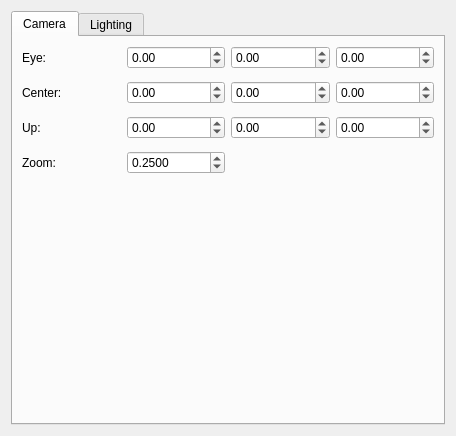
<ui version="4.0" >
 <class>DialogSceneEditor</class>
 <widget class="QWidget" name="DialogSceneEditor" >
  <property name="geometry" >
   <rect>
    <x>0</x>
    <y>0</y>
    <width>456</width>
    <height>410</height>
   </rect>
  </property>
  <property name="maximumSize" >
   <size>
    <width>456</width>
    <height>410</height>
   </size>
  </property>
  <property name="windowTitle" >
   <string>Scene Editor</string>
  </property>
  <layout class="QGridLayout" >
   <item row="0" column="0" >
    <widget class="QTabWidget" name="tabWidget" >
     <property name="currentIndex" >
      <number>0</number>
     </property>
     <widget class="QWidget" name="tabCamera" >
      <attribute name="title" >
       <string>Camera</string>
      </attribute>
      <layout class="QGridLayout" >
       <item row="0" column="0" >
        <layout class="QGridLayout" >
         <property name="verticalSpacing" >
          <number>12</number>
         </property>
         <item row="0" column="0" >
          <widget class="QLabel" name="label_3" >
           <property name="text" >
            <string>Eye:</string>
           </property>
          </widget>
         </item>
         <item row="0" column="1" >
          <widget class="QDoubleSpinBox" name="doubleSpinBoxEyeX" >
           <property name="minimum" >
            <double>-9999999999.989999771118164</double>
           </property>
           <property name="maximum" >
            <double>9999999999.989999771118164</double>
           </property>
           <property name="value" >
            <double>0.000000000000000</double>
           </property>
          </widget>
         </item>
         <item row="0" column="2" >
          <widget class="QDoubleSpinBox" name="doubleSpinBoxEyeY" >
           <property name="minimum" >
            <double>-9999999999.989999771118164</double>
           </property>
           <property name="maximum" >
            <double>9999999999.989999771118164</double>
           </property>
           <property name="value" >
            <double>0.000000000000000</double>
           </property>
          </widget>
         </item>
         <item row="0" column="3" >
          <widget class="QDoubleSpinBox" name="doubleSpinBoxEyeZ" >
           <property name="minimum" >
            <double>-9999999999.989999771118164</double>
           </property>
           <property name="maximum" >
            <double>9999999999.989999771118164</double>
           </property>
           <property name="value" >
            <double>0.000000000000000</double>
           </property>
          </widget>
         </item>
         <item row="1" column="0" >
          <widget class="QLabel" name="label_4" >
           <property name="text" >
            <string>Center:</string>
           </property>
          </widget>
         </item>
         <item row="1" column="1" >
          <widget class="QDoubleSpinBox" name="doubleSpinBoxCenterX" >
           <property name="minimum" >
            <double>-9999999999.989999771118164</double>
           </property>
           <property name="maximum" >
            <double>9999999999.989999771118164</double>
           </property>
           <property name="value" >
            <double>0.000000000000000</double>
           </property>
          </widget>
         </item>
         <item row="1" column="2" >
          <widget class="QDoubleSpinBox" name="doubleSpinBoxCenterY" >
           <property name="minimum" >
            <double>-9999999999.989999771118164</double>
           </property>
           <property name="maximum" >
            <double>9999999999.989999771118164</double>
           </property>
           <property name="value" >
            <double>0.000000000000000</double>
           </property>
          </widget>
         </item>
         <item row="1" column="3" >
          <widget class="QDoubleSpinBox" name="doubleSpinBoxCenterZ" >
           <property name="minimum" >
            <double>-9999999999.989999771118164</double>
           </property>
           <property name="maximum" >
            <double>9999999999.989999771118164</double>
           </property>
           <property name="value" >
            <double>0.000000000000000</double>
           </property>
          </widget>
         </item>
         <item row="2" column="0" >
          <widget class="QLabel" name="label_19" >
           <property name="text" >
            <string>Up:</string>
           </property>
          </widget>
         </item>
         <item row="2" column="1" >
          <widget class="QDoubleSpinBox" name="doubleSpinBoxUpX" >
           <property name="minimum" >
            <double>-9999999999.989999771118164</double>
           </property>
           <property name="maximum" >
            <double>9999999999.989999771118164</double>
           </property>
           <property name="value" >
            <double>0.000000000000000</double>
           </property>
          </widget>
         </item>
         <item row="2" column="2" >
          <widget class="QDoubleSpinBox" name="doubleSpinBoxUpY" >
           <property name="minimum" >
            <double>-9999999999.989999771118164</double>
           </property>
           <property name="maximum" >
            <double>9999999999.989999771118164</double>
           </property>
           <property name="value" >
            <double>0.000000000000000</double>
           </property>
          </widget>
         </item>
         <item row="2" column="3" >
          <widget class="QDoubleSpinBox" name="doubleSpinBoxUpZ" >
           <property name="minimum" >
            <double>-9999999999.989999771118164</double>
           </property>
           <property name="maximum" >
            <double>9999999999.989999771118164</double>
           </property>
           <property name="value" >
            <double>0.000000000000000</double>
           </property>
          </widget>
         </item>
         <item row="3" column="0" >
          <widget class="QLabel" name="label_20" >
           <property name="text" >
            <string>Zoom:</string>
           </property>
          </widget>
         </item>
         <item row="3" column="1" >
          <widget class="QDoubleSpinBox" name="doubleSpinBoxZoom" >
           <property name="decimals" >
            <number>4</number>
           </property>
           <property name="minimum" >
            <double>0.000100000000000</double>
           </property>
           <property name="maximum" >
            <double>0.999900000000000</double>
           </property>
           <property name="singleStep" >
            <double>0.100000000000000</double>
           </property>
           <property name="value" >
            <double>0.250000000000000</double>
           </property>
          </widget>
         </item>
        </layout>
       </item>
       <item row="1" column="0" >
        <spacer>
         <property name="orientation" >
          <enum>Qt::Vertical</enum>
         </property>
         <property name="sizeHint" >
          <size>
           <width>20</width>
           <height>221</height>
          </size>
         </property>
        </spacer>
       </item>
      </layout>
     </widget>
     <widget class="QWidget" name="tabLighting" >
      <attribute name="title" >
       <string>Lighting</string>
      </attribute>
      <layout class="QGridLayout" >
       <item row="0" column="0" colspan="2" >
        <widget class="QGroupBox" name="groupBox_4" >
         <property name="title" >
          <string>Light 1:</string>
         </property>
         <layout class="QGridLayout" >
          <item row="1" column="0" >
           <widget class="QLabel" name="label_2" >
            <property name="text" >
             <string>Position:</string>
            </property>
           </widget>
          </item>
          <item row="1" column="1" >
           <widget class="QDoubleSpinBox" name="doubleSpinBoxLight1X" >
            <property name="minimum" >
             <double>-9999999999.989999771118164</double>
            </property>
            <property name="maximum" >
             <double>9999999999.989999771118164</double>
            </property>
            <property name="value" >
             <double>0.000000000000000</double>
            </property>
           </widget>
          </item>
          <item row="1" column="2" >
           <widget class="QDoubleSpinBox" name="doubleSpinBoxLight1Y" >
            <property name="minimum" >
             <double>-9999999999.989999771118164</double>
            </property>
            <property name="maximum" >
             <double>9999999999.989999771118164</double>
            </property>
            <property name="value" >
             <double>0.000000000000000</double>
            </property>
           </widget>
          </item>
          <item row="1" column="3" >
           <widget class="QDoubleSpinBox" name="doubleSpinBoxLight1Z" >
            <property name="minimum" >
             <double>-9999999999.989999771118164</double>
            </property>
            <property name="maximum" >
             <double>9999999999.989999771118164</double>
            </property>
            <property name="value" >
             <double>0.000000000000000</double>
            </property>
           </widget>
          </item>
          <item row="2" column="0" >
           <widget class="QLabel" name="label" >
            <property name="text" >
             <string>Color:</string>
            </property>
           </widget>
          </item>
          <item row="2" column="1" >
           <widget class="ColoredPushButton" name="pushButtonLight1Color" >
            <property name="text" >
             <string/>
            </property>
           </widget>
          </item>
          <item row="0" column="0" >
           <widget class="QCheckBox" name="checkBoxLight1Enabled" >
            <property name="text" >
             <string>Enabled</string>
            </property>
           </widget>
          </item>
         </layout>
        </widget>
       </item>
       <item row="1" column="0" colspan="2" >
        <widget class="QGroupBox" name="groupBox_5" >
         <property name="title" >
          <string>Light 2:</string>
         </property>
         <layout class="QGridLayout" >
          <item row="0" column="0" >
           <widget class="QCheckBox" name="checkBoxLight2Enabled" >
            <property name="text" >
             <string>Enabled</string>
            </property>
           </widget>
          </item>
          <item row="1" column="0" >
           <widget class="QLabel" name="label_5" >
            <property name="text" >
             <string>Position:</string>
            </property>
           </widget>
          </item>
          <item row="1" column="1" >
           <widget class="QDoubleSpinBox" name="doubleSpinBoxLight2X" >
            <property name="minimum" >
             <double>-9999999999.989999771118164</double>
            </property>
            <property name="maximum" >
             <double>9999999999.989999771118164</double>
            </property>
            <property name="value" >
             <double>0.000000000000000</double>
            </property>
           </widget>
          </item>
          <item row="1" column="2" >
           <widget class="QDoubleSpinBox" name="doubleSpinBoxLight2Y" >
            <property name="minimum" >
             <double>-9999999999.989999771118164</double>
            </property>
            <property name="maximum" >
             <double>9999999999.989999771118164</double>
            </property>
            <property name="value" >
             <double>0.000000000000000</double>
            </property>
           </widget>
          </item>
          <item row="1" column="3" >
           <widget class="QDoubleSpinBox" name="doubleSpinBoxLight2Z" >
            <property name="minimum" >
             <double>-9999999999.989999771118164</double>
            </property>
            <property name="maximum" >
             <double>9999999999.989999771118164</double>
            </property>
            <property name="value" >
             <double>0.000000000000000</double>
            </property>
           </widget>
          </item>
          <item row="2" column="0" >
           <widget class="QLabel" name="label_6" >
            <property name="text" >
             <string>Color:</string>
            </property>
           </widget>
          </item>
          <item row="2" column="1" >
           <widget class="ColoredPushButton" name="pushButtonLight2Color" >
            <property name="text" >
             <string/>
            </property>
           </widget>
          </item>
         </layout>
        </widget>
       </item>
       <item row="2" column="0" >
        <widget class="QGroupBox" name="groupBox_7" >
         <property name="title" >
          <string>Background:</string>
         </property>
         <layout class="QGridLayout" >
          <item row="0" column="0" >
           <widget class="QLabel" name="label_10" >
            <property name="text" >
             <string>Color:</string>
            </property>
           </widget>
          </item>
          <item row="0" column="1" >
           <widget class="ColoredPushButton" name="pushButtonBackgroundColor" >
            <property name="text" >
             <string/>
            </property>
           </widget>
          </item>
          <item row="1" column="0" colspan="2" >
           <spacer>
            <property name="orientation" >
             <enum>Qt::Vertical</enum>
            </property>
            <property name="sizeHint" >
             <size>
              <width>20</width>
              <height>40</height>
             </size>
            </property>
           </spacer>
          </item>
         </layout>
        </widget>
       </item>
       <item row="2" column="1" >
        <widget class="QGroupBox" name="groupBox_6" >
         <property name="title" >
          <string>Fog:</string>
         </property>
         <layout class="QGridLayout" >
          <item row="0" column="0" >
           <widget class="QCheckBox" name="checkBoxFogEnabled" >
            <property name="text" >
             <string>Enabled</string>
            </property>
           </widget>
          </item>
          <item row="1" column="0" >
           <widget class="QLabel" name="label_7" >
            <property name="text" >
             <string>Density:</string>
            </property>
           </widget>
          </item>
          <item row="1" column="1" >
           <widget class="QDoubleSpinBox" name="doubleSpinBoxFogDensity" >
            <property name="decimals" >
             <number>4</number>
            </property>
            <property name="minimum" >
             <double>0.000000000000000</double>
            </property>
            <property name="maximum" >
             <double>1.000000000000000</double>
            </property>
            <property name="singleStep" >
             <double>0.010000000000000</double>
            </property>
            <property name="value" >
             <double>0.000000000000000</double>
            </property>
           </widget>
          </item>
          <item row="2" column="0" >
           <widget class="QLabel" name="label_8" >
            <property name="text" >
             <string>Color:</string>
            </property>
           </widget>
          </item>
          <item row="2" column="1" >
           <widget class="ColoredPushButton" name="pushButtonFogColor" >
            <property name="text" >
             <string/>
            </property>
           </widget>
          </item>
         </layout>
        </widget>
       </item>
      </layout>
     </widget>
    </widget>
   </item>
  </layout>
 </widget>
 <customwidgets>
  <customwidget>
   <class>ColoredPushButton</class>
   <extends>QPushButton</extends>
   <header>colored_push_button.h</header>
  </customwidget>
 </customwidgets>
 <tabstops>
  <tabstop>tabWidget</tabstop>
  <tabstop>doubleSpinBoxEyeX</tabstop>
  <tabstop>doubleSpinBoxEyeY</tabstop>
  <tabstop>doubleSpinBoxEyeZ</tabstop>
  <tabstop>doubleSpinBoxCenterX</tabstop>
  <tabstop>doubleSpinBoxCenterY</tabstop>
  <tabstop>doubleSpinBoxCenterZ</tabstop>
  <tabstop>doubleSpinBoxUpX</tabstop>
  <tabstop>doubleSpinBoxUpY</tabstop>
  <tabstop>doubleSpinBoxUpZ</tabstop>
  <tabstop>doubleSpinBoxZoom</tabstop>
  <tabstop>checkBoxLight1Enabled</tabstop>
  <tabstop>doubleSpinBoxLight1X</tabstop>
  <tabstop>doubleSpinBoxLight1Y</tabstop>
  <tabstop>doubleSpinBoxLight1Z</tabstop>
  <tabstop>pushButtonLight1Color</tabstop>
  <tabstop>checkBoxLight2Enabled</tabstop>
  <tabstop>doubleSpinBoxLight2X</tabstop>
  <tabstop>doubleSpinBoxLight2Y</tabstop>
  <tabstop>doubleSpinBoxLight2Z</tabstop>
  <tabstop>pushButtonLight2Color</tabstop>
  <tabstop>pushButtonBackgroundColor</tabstop>
  <tabstop>checkBoxFogEnabled</tabstop>
  <tabstop>doubleSpinBoxFogDensity</tabstop>
  <tabstop>pushButtonFogColor</tabstop>
 </tabstops>
 <resources/>
 <connections>
  <connection>
   <sender>checkBoxFogEnabled</sender>
   <signal>toggled(bool)</signal>
   <receiver>doubleSpinBoxFogDensity</receiver>
   <slot>setEnabled(bool)</slot>
   <hints>
    <hint type="sourcelabel" >
     <x>268</x>
     <y>313</y>
    </hint>
    <hint type="destinationlabel" >
     <x>350</x>
     <y>334</y>
    </hint>
   </hints>
  </connection>
  <connection>
   <sender>checkBoxFogEnabled</sender>
   <signal>toggled(bool)</signal>
   <receiver>pushButtonFogColor</receiver>
   <slot>setEnabled(bool)</slot>
   <hints>
    <hint type="sourcelabel" >
     <x>251</x>
     <y>306</y>
    </hint>
    <hint type="destinationlabel" >
     <x>328</x>
     <y>364</y>
    </hint>
   </hints>
  </connection>
  <connection>
   <sender>checkBoxLight2Enabled</sender>
   <signal>toggled(bool)</signal>
   <receiver>pushButtonLight2Color</receiver>
   <slot>setEnabled(bool)</slot>
   <hints>
    <hint type="sourcelabel" >
     <x>52</x>
     <y>199</y>
    </hint>
    <hint type="destinationlabel" >
     <x>159</x>
     <y>253</y>
    </hint>
   </hints>
  </connection>
  <connection>
   <sender>checkBoxLight2Enabled</sender>
   <signal>toggled(bool)</signal>
   <receiver>doubleSpinBoxLight2Y</receiver>
   <slot>setEnabled(bool)</slot>
   <hints>
    <hint type="sourcelabel" >
     <x>71</x>
     <y>189</y>
    </hint>
    <hint type="destinationlabel" >
     <x>243</x>
     <y>215</y>
    </hint>
   </hints>
  </connection>
  <connection>
   <sender>checkBoxLight2Enabled</sender>
   <signal>toggled(bool)</signal>
   <receiver>doubleSpinBoxLight2X</receiver>
   <slot>setEnabled(bool)</slot>
   <hints>
    <hint type="sourcelabel" >
     <x>58</x>
     <y>192</y>
    </hint>
    <hint type="destinationlabel" >
     <x>145</x>
     <y>217</y>
    </hint>
   </hints>
  </connection>
  <connection>
   <sender>checkBoxLight2Enabled</sender>
   <signal>toggled(bool)</signal>
   <receiver>doubleSpinBoxLight2Z</receiver>
   <slot>setEnabled(bool)</slot>
   <hints>
    <hint type="sourcelabel" >
     <x>68</x>
     <y>186</y>
    </hint>
    <hint type="destinationlabel" >
     <x>353</x>
     <y>222</y>
    </hint>
   </hints>
  </connection>
  <connection>
   <sender>checkBoxLight1Enabled</sender>
   <signal>toggled(bool)</signal>
   <receiver>doubleSpinBoxLight1Y</receiver>
   <slot>setEnabled(bool)</slot>
   <hints>
    <hint type="sourcelabel" >
     <x>54</x>
     <y>69</y>
    </hint>
    <hint type="destinationlabel" >
     <x>267</x>
     <y>97</y>
    </hint>
   </hints>
  </connection>
  <connection>
   <sender>checkBoxLight1Enabled</sender>
   <signal>toggled(bool)</signal>
   <receiver>pushButtonLight1Color</receiver>
   <slot>setEnabled(bool)</slot>
   <hints>
    <hint type="sourcelabel" >
     <x>49</x>
     <y>69</y>
    </hint>
    <hint type="destinationlabel" >
     <x>184</x>
     <y>127</y>
    </hint>
   </hints>
  </connection>
  <connection>
   <sender>checkBoxLight1Enabled</sender>
   <signal>toggled(bool)</signal>
   <receiver>doubleSpinBoxLight1Z</receiver>
   <slot>setEnabled(bool)</slot>
   <hints>
    <hint type="sourcelabel" >
     <x>63</x>
     <y>67</y>
    </hint>
    <hint type="destinationlabel" >
     <x>361</x>
     <y>100</y>
    </hint>
   </hints>
  </connection>
  <connection>
   <sender>checkBoxLight1Enabled</sender>
   <signal>toggled(bool)</signal>
   <receiver>doubleSpinBoxLight1X</receiver>
   <slot>setEnabled(bool)</slot>
   <hints>
    <hint type="sourcelabel" >
     <x>71</x>
     <y>70</y>
    </hint>
    <hint type="destinationlabel" >
     <x>157</x>
     <y>102</y>
    </hint>
   </hints>
  </connection>
 </connections>
</ui>
